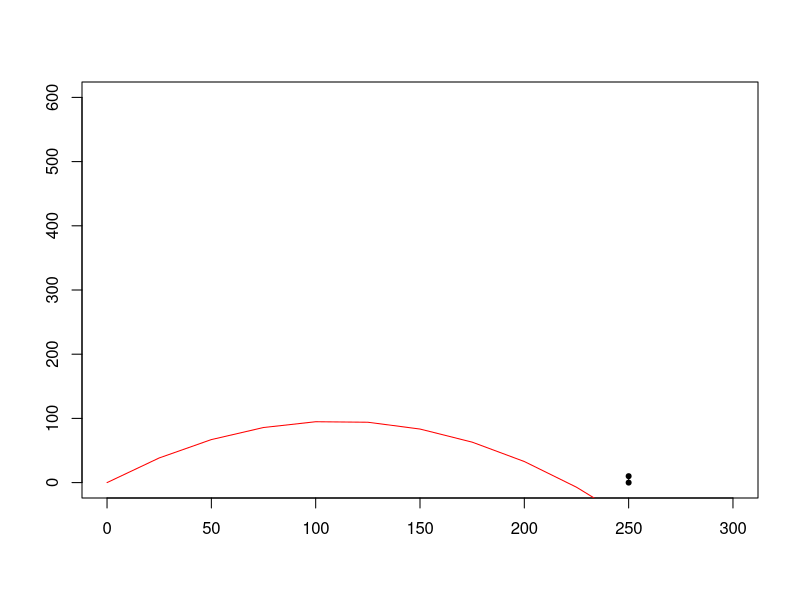

Write R code to recreate this figure.
## ---- chunk 1
  plot(c(250,250), c(0,10), pch=20, col="black", ylim=c(0,600), xlim=c(0,300), xlab="", ylab="", type='o')
     x=c()
     y=c()
     x[1] = y[1] = 0
     vx = 50 * cos(60/57.295)
     vyi = 50 * sin(60/57.295)
       for (i in 1:300) {     
          y[i + 1] = vyi * i  -  ( 9.8 /2 )* (i^2)
         x[i  + 1] = vx *i    
       }
      lines(x,y, col="red", type='l')
